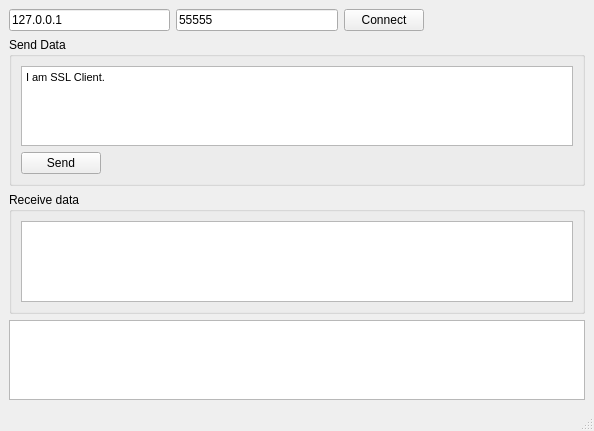
<?xml version="1.0" encoding="UTF-8"?>
<ui version="4.0">
 <class>MainWindow</class>
 <widget class="QMainWindow" name="MainWindow">
  <property name="geometry">
   <rect>
    <x>0</x>
    <y>0</y>
    <width>594</width>
    <height>431</height>
   </rect>
  </property>
  <property name="windowTitle">
   <string>MainWindow</string>
  </property>
  <widget class="QWidget" name="centralwidget">
   <layout class="QVBoxLayout" name="verticalLayout_2">
    <item>
     <layout class="QVBoxLayout" name="verticalLayout">
      <item>
       <layout class="QHBoxLayout" name="horizontalLayout">
        <item>
         <widget class="QLineEdit" name="ip">
          <property name="text">
           <string>127.0.0.1</string>
          </property>
         </widget>
        </item>
        <item>
         <widget class="QLineEdit" name="port">
          <property name="text">
           <string>55555</string>
          </property>
         </widget>
        </item>
        <item>
         <widget class="QPushButton" name="button_connect">
          <property name="text">
           <string>Connect</string>
          </property>
         </widget>
        </item>
        <item>
         <spacer name="horizontalSpacer">
          <property name="orientation">
           <enum>Qt::Horizontal</enum>
          </property>
          <property name="sizeHint" stdset="0">
           <size>
            <width>40</width>
            <height>20</height>
           </size>
          </property>
         </spacer>
        </item>
       </layout>
      </item>
      <item>
       <widget class="QGroupBox" name="groupBox">
        <property name="title">
         <string>Send Data</string>
        </property>
        <layout class="QVBoxLayout" name="verticalLayout_4">
         <item>
          <layout class="QVBoxLayout" name="verticalLayout_3">
           <item>
            <widget class="QTextEdit" name="textEdit">
             <property name="html">
              <string>&lt;!DOCTYPE HTML PUBLIC &quot;-//W3C//DTD HTML 4.0//EN&quot; &quot;http://www.w3.org/TR/REC-html40/strict.dtd&quot;&gt;
&lt;html&gt;&lt;head&gt;&lt;meta name=&quot;qrichtext&quot; content=&quot;1&quot; /&gt;&lt;style type=&quot;text/css&quot;&gt;
p, li { white-space: pre-wrap; }
&lt;/style&gt;&lt;/head&gt;&lt;body style=&quot; font-family:'MS Shell Dlg 2'; font-size:8.25pt; font-weight:400; font-style:normal;&quot;&gt;
&lt;p style=&quot; margin-top:0px; margin-bottom:0px; margin-left:0px; margin-right:0px; -qt-block-indent:0; text-indent:0px;&quot;&gt;I am SSL Client.&lt;/p&gt;&lt;/body&gt;&lt;/html&gt;</string>
             </property>
             <property name="placeholderText">
              <string/>
             </property>
            </widget>
           </item>
           <item>
            <layout class="QHBoxLayout" name="horizontalLayout_2">
             <item>
              <widget class="QPushButton" name="button_send">
               <property name="text">
                <string>Send</string>
               </property>
              </widget>
             </item>
             <item>
              <spacer name="horizontalSpacer_2">
               <property name="orientation">
                <enum>Qt::Horizontal</enum>
               </property>
               <property name="sizeHint" stdset="0">
                <size>
                 <width>40</width>
                 <height>20</height>
                </size>
               </property>
              </spacer>
             </item>
            </layout>
           </item>
          </layout>
         </item>
        </layout>
       </widget>
      </item>
      <item>
       <widget class="QGroupBox" name="gb_receive_data">
        <property name="title">
         <string>Receive data</string>
        </property>
        <layout class="QGridLayout" name="gridLayout">
         <item row="0" column="0">
          <widget class="QTextEdit" name="edt_receive_data"/>
         </item>
        </layout>
       </widget>
      </item>
      <item>
       <widget class="QTextEdit" name="log"/>
      </item>
     </layout>
    </item>
   </layout>
  </widget>
  <widget class="QMenuBar" name="menubar">
   <property name="geometry">
    <rect>
     <x>0</x>
     <y>0</y>
     <width>594</width>
     <height>21</height>
    </rect>
   </property>
  </widget>
  <widget class="QStatusBar" name="statusbar"/>
 </widget>
 <resources/>
 <connections/>
</ui>
